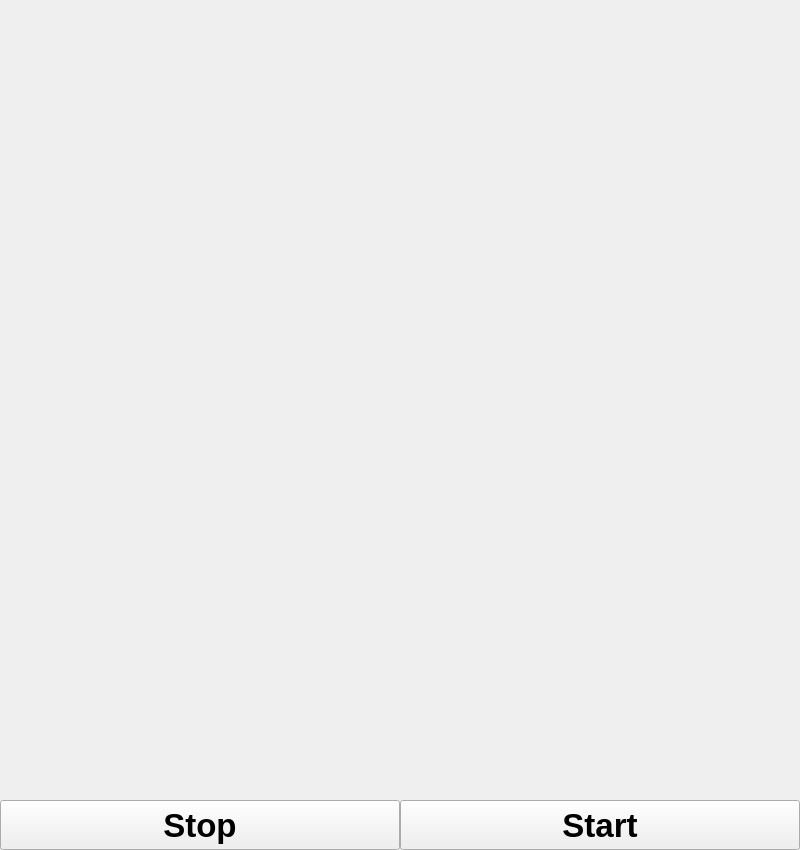
<?xml version="1.0" encoding="UTF-8"?>
<ui version="4.0">
 <class>MainWindow</class>
 <widget class="QMainWindow" name="MainWindow">
  <property name="geometry">
   <rect>
    <x>0</x>
    <y>0</y>
    <width>800</width>
    <height>850</height>
   </rect>
  </property>
  <property name="sizePolicy">
   <sizepolicy hsizetype="Fixed" vsizetype="Fixed">
    <horstretch>0</horstretch>
    <verstretch>0</verstretch>
   </sizepolicy>
  </property>
  <property name="windowTitle">
   <string>MainWindow</string>
  </property>
  <widget class="QWidget" name="centralwidget">
   <property name="styleSheet">
    <string notr="true"/>
   </property>
   <layout class="QVBoxLayout" name="verticalLayout">
    <property name="leftMargin">
     <number>0</number>
    </property>
    <property name="topMargin">
     <number>0</number>
    </property>
    <property name="rightMargin">
     <number>0</number>
    </property>
    <property name="bottomMargin">
     <number>0</number>
    </property>
    <item>
     <widget class="QWidget" name="wdgt_container" native="true">
      <property name="minimumSize">
       <size>
        <width>0</width>
        <height>0</height>
       </size>
      </property>
      <layout class="QVBoxLayout" name="verticalLayout_2">
       <property name="spacing">
        <number>0</number>
       </property>
       <property name="leftMargin">
        <number>0</number>
       </property>
       <property name="topMargin">
        <number>0</number>
       </property>
       <property name="rightMargin">
        <number>0</number>
       </property>
       <property name="bottomMargin">
        <number>0</number>
       </property>
       <item>
        <widget class="QWidget" name="wdgt_gameOfLife" native="true">
         <layout class="QVBoxLayout" name="verticalLayout_3">
          <property name="spacing">
           <number>0</number>
          </property>
          <property name="leftMargin">
           <number>0</number>
          </property>
          <property name="topMargin">
           <number>0</number>
          </property>
          <property name="rightMargin">
           <number>0</number>
          </property>
          <property name="bottomMargin">
           <number>0</number>
          </property>
         </layout>
        </widget>
       </item>
       <item>
        <widget class="QWidget" name="widget" native="true">
         <property name="minimumSize">
          <size>
           <width>0</width>
           <height>50</height>
          </size>
         </property>
         <property name="maximumSize">
          <size>
           <width>16777215</width>
           <height>50</height>
          </size>
         </property>
         <layout class="QHBoxLayout" name="horizontalLayout">
          <property name="spacing">
           <number>0</number>
          </property>
          <property name="leftMargin">
           <number>0</number>
          </property>
          <property name="topMargin">
           <number>0</number>
          </property>
          <property name="rightMargin">
           <number>0</number>
          </property>
          <property name="bottomMargin">
           <number>0</number>
          </property>
          <item>
           <widget class="QPushButton" name="btn_stopCalc">
            <property name="minimumSize">
             <size>
              <width>0</width>
              <height>50</height>
             </size>
            </property>
            <property name="font">
             <font>
              <pointsize>25</pointsize>
              <bold>true</bold>
             </font>
            </property>
            <property name="text">
             <string>Stop</string>
            </property>
           </widget>
          </item>
          <item>
           <widget class="QPushButton" name="btn_startCalc">
            <property name="minimumSize">
             <size>
              <width>100</width>
              <height>50</height>
             </size>
            </property>
            <property name="maximumSize">
             <size>
              <width>16777215</width>
              <height>50</height>
             </size>
            </property>
            <property name="font">
             <font>
              <pointsize>25</pointsize>
              <bold>true</bold>
             </font>
            </property>
            <property name="text">
             <string>Start</string>
            </property>
           </widget>
          </item>
         </layout>
        </widget>
       </item>
      </layout>
     </widget>
    </item>
   </layout>
  </widget>
 </widget>
 <resources/>
 <connections/>
</ui>
